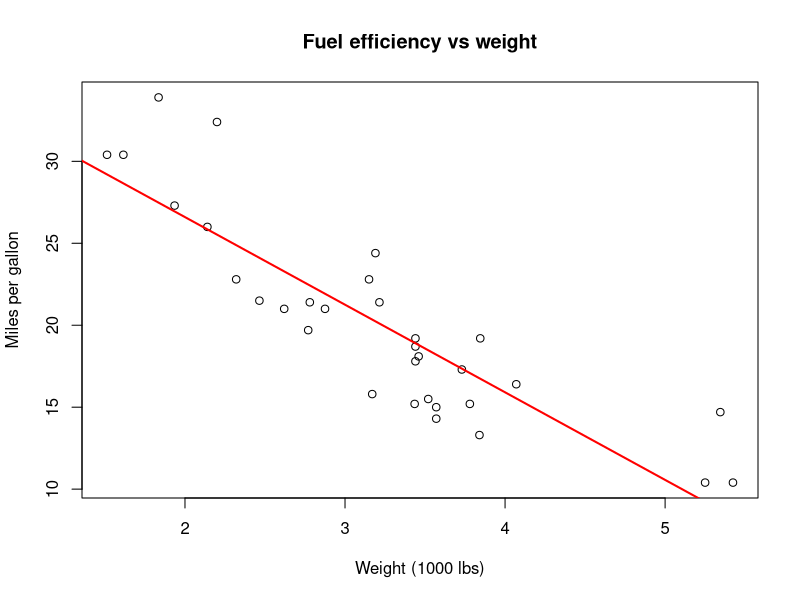

Recreate this plot in R.
# Tiny R example using the built-in 'mtcars' dataset

# 1. Load the dataset (it ships with R)
data(mtcars)

# 2. Inspect the first few rows
head(mtcars)

# 3. Get a summary of all columns
summary(mtcars)

# 4. Fit a simple linear model:
#    mpg (fuel efficiency) explained by weight (wt)
model <- lm(mpg ~ wt, data = mtcars)

# 5. Print model results
summary(model)

# 6. Plot mpg vs weight with regression line
plot(mtcars$wt, mtcars$mpg,
     xlab = "Weight (1000 lbs)",
     ylab = "Miles per gallon",
     main = "Fuel efficiency vs weight")
abline(model, col = "red", lwd = 2)
